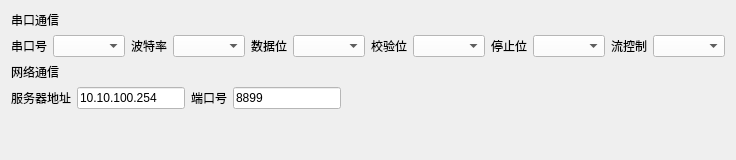
        <widget class="QWidget" name="page_com">
         <layout class="QVBoxLayout" name="verticalLayout_5">
          <item>
           <widget class="QLabel" name="label_95">
            <property name="text">
             <string>串口通信</string>
            </property>
           </widget>
          </item>
          <item>
           <layout class="QHBoxLayout" name="horizontalLayout_12">
            <item>
             <widget class="QLabel" name="label_7">
              <property name="text">
               <string>串口号</string>
              </property>
             </widget>
            </item>
            <item>
             <widget class="QComboBox" name="comboBox_num_com">
              <property name="styleSheet">
               <string notr="true">background-color: rgb(255, 255, 255);</string>
              </property>
             </widget>
            </item>
            <item>
             <widget class="QLabel" name="label_4">
              <property name="text">
               <string>波特率</string>
              </property>
             </widget>
            </item>
            <item>
             <widget class="QComboBox" name="comboBox_baud_com">
              <property name="styleSheet">
               <string notr="true">background-color: rgb(255, 255, 255);</string>
              </property>
             </widget>
            </item>
            <item>
             <widget class="QLabel" name="label_5">
              <property name="text">
               <string>数据位</string>
              </property>
             </widget>
            </item>
            <item>
             <widget class="QComboBox" name="comboBox_data_com">
              <property name="styleSheet">
               <string notr="true">background-color: rgb(255, 255, 255);</string>
              </property>
             </widget>
            </item>
            <item>
             <widget class="QLabel" name="label_8">
              <property name="text">
               <string>校验位</string>
              </property>
             </widget>
            </item>
            <item>
             <widget class="QComboBox" name="comboBox_check_com">
              <property name="styleSheet">
               <string notr="true">background-color: rgb(255, 255, 255);</string>
              </property>
             </widget>
            </item>
            <item>
             <widget class="QLabel" name="label_9">
              <property name="text">
               <string>停止位</string>
              </property>
             </widget>
            </item>
            <item>
             <widget class="QComboBox" name="comboBox_stop_com">
              <property name="styleSheet">
               <string notr="true">background-color: rgb(255, 255, 255);</string>
              </property>
             </widget>
            </item>
            <item>
             <widget class="QLabel" name="label_10">
              <property name="text">
               <string>流控制</string>
              </property>
             </widget>
            </item>
            <item>
             <widget class="QComboBox" name="comboBox_flow_com">
              <property name="styleSheet">
               <string notr="true">background-color: rgb(255, 255, 255);</string>
              </property>
             </widget>
            </item>
           </layout>
          </item>
          <item>
           <widget class="QLabel" name="label_96">
            <property name="text">
             <string>网络通信</string>
            </property>
           </widget>
          </item>
          <item>
           <layout class="QHBoxLayout" name="horizontalLayout_8">
            <item>
             <widget class="QLabel" name="label_97">
              <property name="text">
               <string>服务器地址</string>
              </property>
             </widget>
            </item>
            <item>
             <widget class="QLineEdit" name="lineEdit_server_ip">
              <property name="sizePolicy">
               <sizepolicy hsizetype="Fixed" vsizetype="Fixed">
                <horstretch>0</horstretch>
                <verstretch>0</verstretch>
               </sizepolicy>
              </property>
              <property name="styleSheet">
               <string notr="true">background-color: rgb(255, 255, 255);</string>
              </property>
              <property name="text">
               <string>10.10.100.254</string>
              </property>
             </widget>
            </item>
            <item>
             <widget class="QLabel" name="label_98">
              <property name="text">
               <string>端口号</string>
              </property>
             </widget>
            </item>
            <item>
             <widget class="QLineEdit" name="lineEdit_server_port">
              <property name="sizePolicy">
               <sizepolicy hsizetype="Fixed" vsizetype="Fixed">
                <horstretch>0</horstretch>
                <verstretch>0</verstretch>
               </sizepolicy>
              </property>
              <property name="styleSheet">
               <string notr="true">background-color: rgb(255, 255, 255);</string>
              </property>
              <property name="text">
               <string>8899</string>
              </property>
             </widget>
            </item>
            <item>
             <spacer name="horizontalSpacer_6">
              <property name="orientation">
               <enum>Qt::Horizontal</enum>
              </property>
              <property name="sizeHint" stdset="0">
               <size>
                <width>40</width>
                <height>20</height>
               </size>
              </property>
             </spacer>
            </item>
           </layout>
          </item>
          <item>
           <spacer name="verticalSpacer_7">
            <property name="orientation">
             <enum>Qt::Vertical</enum>
            </property>
            <property name="sizeHint" stdset="0">
             <size>
              <width>20</width>
              <height>40</height>
             </size>
            </property>
           </spacer>
          </item>
         </layout>
        </widget>
